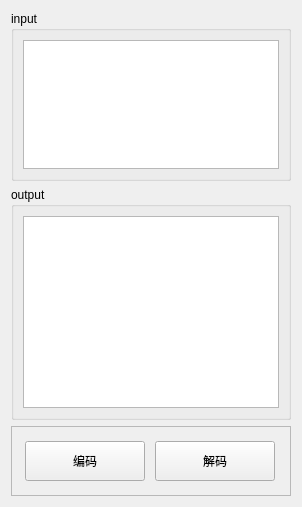
          <widget class="QWidget" name="tab_17">
           <attribute name="title">
            <string>varint</string>
           </attribute>
           <layout class="QGridLayout" name="gridLayout_40">
            <item row="0" column="0">
             <widget class="QGroupBox" name="groupBox_24">
              <property name="maximumSize">
               <size>
                <width>16777215</width>
                <height>170</height>
               </size>
              </property>
              <property name="title">
               <string>input</string>
              </property>
              <layout class="QGridLayout" name="gridLayout_38">
               <item row="0" column="0">
                <widget class="QPlainTextEdit" name="txtvarint_input"/>
               </item>
              </layout>
             </widget>
            </item>
            <item row="1" column="0">
             <widget class="QGroupBox" name="groupBox_25">
              <property name="title">
               <string>output</string>
              </property>
              <layout class="QGridLayout" name="gridLayout_39">
               <item row="0" column="0">
                <widget class="QPlainTextEdit" name="txtvarint_output">
                 <property name="readOnly">
                  <bool>true</bool>
                 </property>
                </widget>
               </item>
              </layout>
             </widget>
            </item>
            <item row="2" column="0">
             <widget class="QFrame" name="frame_9">
              <property name="minimumSize">
               <size>
                <width>0</width>
                <height>70</height>
               </size>
              </property>
              <property name="maximumSize">
               <size>
                <width>16777215</width>
                <height>70</height>
               </size>
              </property>
              <property name="frameShape">
               <enum>QFrame::StyledPanel</enum>
              </property>
              <property name="frameShadow">
               <enum>QFrame::Raised</enum>
              </property>
              <layout class="QGridLayout" name="gridLayout_42">
               <item row="0" column="1">
                <widget class="QPushButton" name="btnvarint_calc_encode">
                 <property name="minimumSize">
                  <size>
                   <width>0</width>
                   <height>40</height>
                  </size>
                 </property>
                 <property name="maximumSize">
                  <size>
                   <width>120</width>
                   <height>40</height>
                  </size>
                 </property>
                 <property name="toolTip">
                  <string>protobuf的varint转换</string>
                 </property>
                 <property name="text">
                  <string>编码</string>
                 </property>
                </widget>
               </item>
               <item row="0" column="2">
                <widget class="QPushButton" name="btnvarint_calc_decode">
                 <property name="minimumSize">
                  <size>
                   <width>0</width>
                   <height>40</height>
                  </size>
                 </property>
                 <property name="maximumSize">
                  <size>
                   <width>120</width>
                   <height>40</height>
                  </size>
                 </property>
                 <property name="toolTip">
                  <string>protobuf的varint转换</string>
                 </property>
                 <property name="text">
                  <string>解码</string>
                 </property>
                </widget>
               </item>
              </layout>
             </widget>
            </item>
           </layout>
          </widget>
